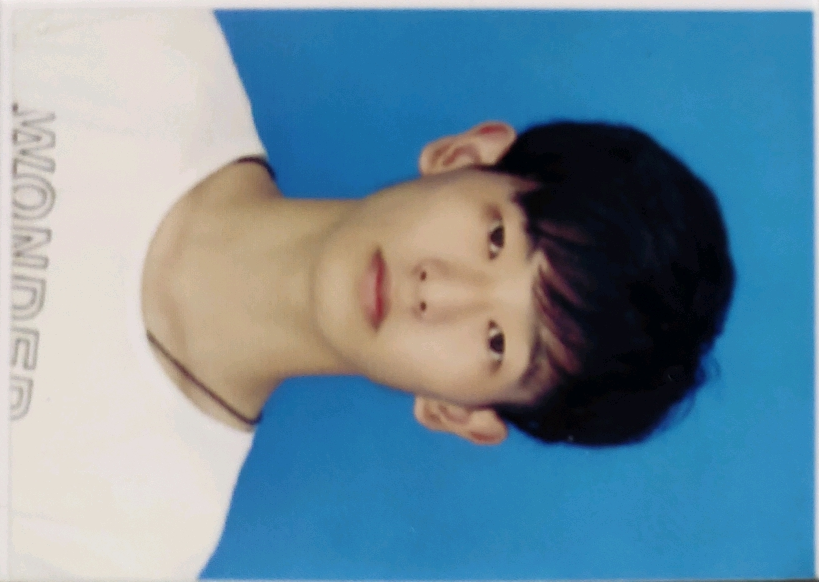
#> input picture zhoukang.jpg, 819 x 582 px
$ python 'special effect.py'
#> lines starting #> are read from the running program, lines starting #| are printed output that depends on the picture
import cv2
import numpy as np

img = cv2.imread('zhoukang.jpg')
#> img is the input picture: shape (582, 819, 3); mean B, G, R 157.4, 140.8, 111.3
lst = []


# [5 lines of commented-out code are left out]


def rotate_bound(image, degree):
    # grab the dimensions of the image and then determine the
    # center 获取图像的尺寸，然后确定中心
    h, w = image.shape[:2]
    cX, cY = w//2, h//2
    # grab the rotation matrix (applying the negative of the
    # angle to rotate clockwise), then grab the sine and cosine
    # (i.e., the rotation components of the matrix)
    # 获取旋转矩阵(应用的负的角度顺时针旋转)，然后抓取正弦和余弦
    # (即矩阵的旋转分量)
    M = cv2.getRotationMatrix2D((cX, cY), degree, 1.0)
    cos = np.abs(M[0, 0])
    sin = np.abs(M[0, 1])
    # compute the new bounding dimensions of the image（计算图像的新边界尺寸）
    nW = int((h * sin) + (w * cos))
    nH = int((h * cos) + (w * sin))
    # adjust the rotation matrix to take into account translation(调整旋转矩阵以考虑到平移
    M[0, 2] += (nW / 2) - cX
    M[1, 2] += (nH / 2) - cY
    image = cv2.warpAffine(image, M, (nW, nH))
    # perform the actual rotation and return the image执行实际的旋转并返回图像
    # M表示旋转矩阵，cv2.warpAffine(image, M, (nW, nH),borderValue=(255,255,255))表示旋转之后的图片,
    # borderValue=(255,255,255)表示旋转之后填充的颜色（255表示白色，不写默认是0是黑色）
    lst.append(image)
    return


for i in range(1, 361):
    rotate_bound(img, i)
#> this loop made 360 passes
#> pass 1, in rotate_bound, `image = cv2.warpAffine(image, M, (nW, nH))`:
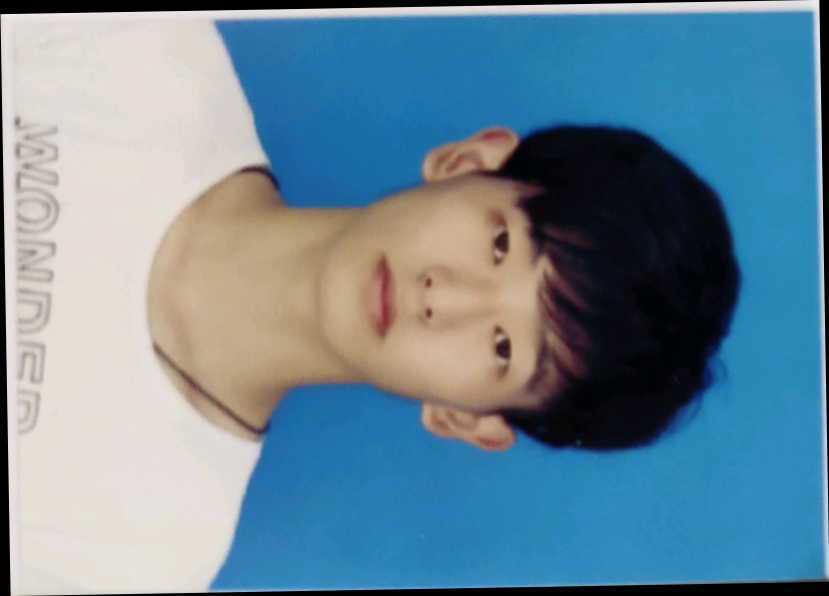
#> image: shape (596, 829, 3); mean of channels 0, 1, 2 151.8, 135.8, 107.4; drawn as B, G, R
#> pass 2, in rotate_bound (call 2), `image = cv2.warpAffine(image, M, (nW, nH))`:
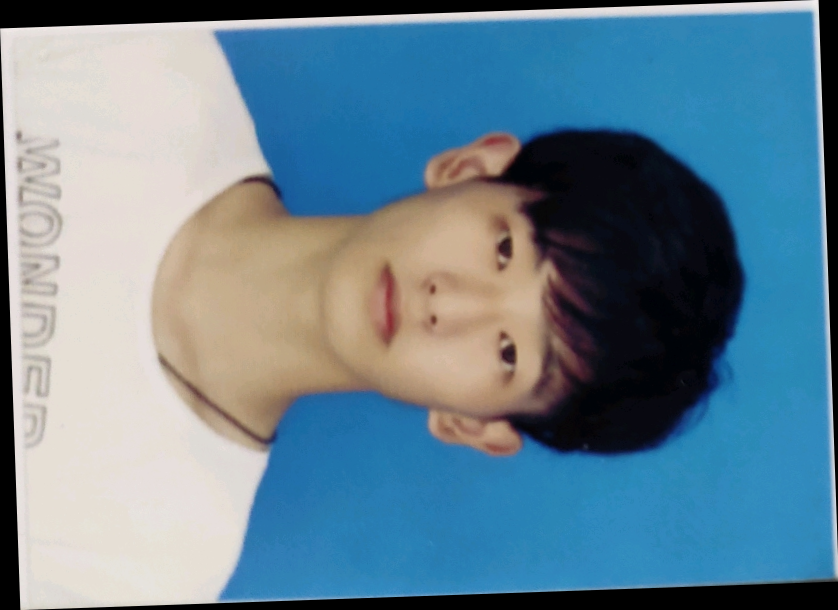
#> image: shape (610, 838, 3); mean of channels 0, 1, 2 146.8, 131.3, 103.8; drawn as B, G, R
#> pass 3, in rotate_bound (call 3), `image = cv2.warpAffine(image, M, (nW, nH))`:
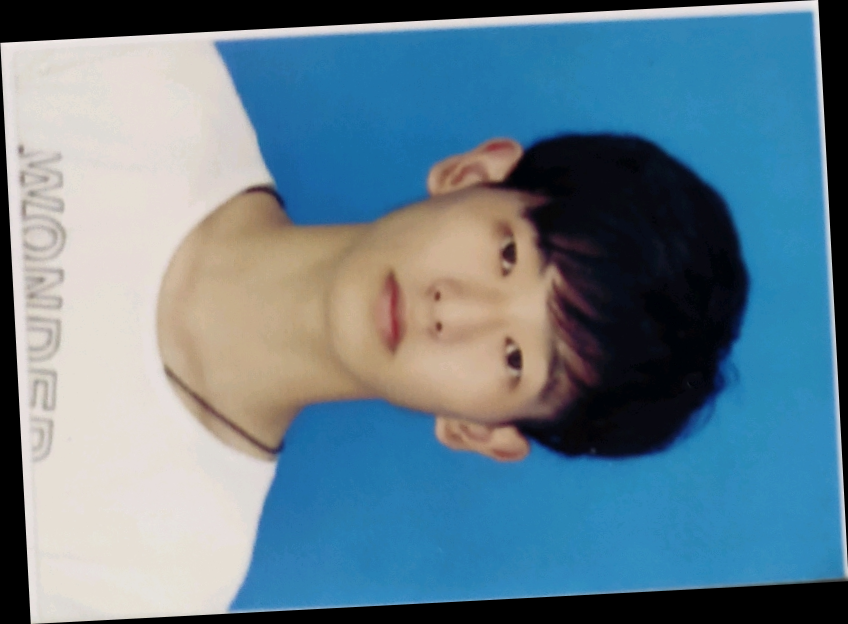
#> image: shape (624, 848, 3); mean of channels 0, 1, 2 141.8, 126.8, 100.2; drawn as B, G, R

video = cv2.VideoWriter('zhoukang.mp4', cv2.VideoWriter_fourcc('m', 'p', '4', 'v'), 60, (1920, 1080))

for i in range(1, 361):
    image = cv2.resize(lst[i-1], (int(i*3*16/9), i*3))
    top = 0
    bottom = 1080-image.shape[0]
    left = 1920-image.shape[1]
    right = 0
    image = cv2.copyMakeBorder(image, top, bottom, left, right, cv2.BORDER_CONSTANT, value=0)
    video.write(image)
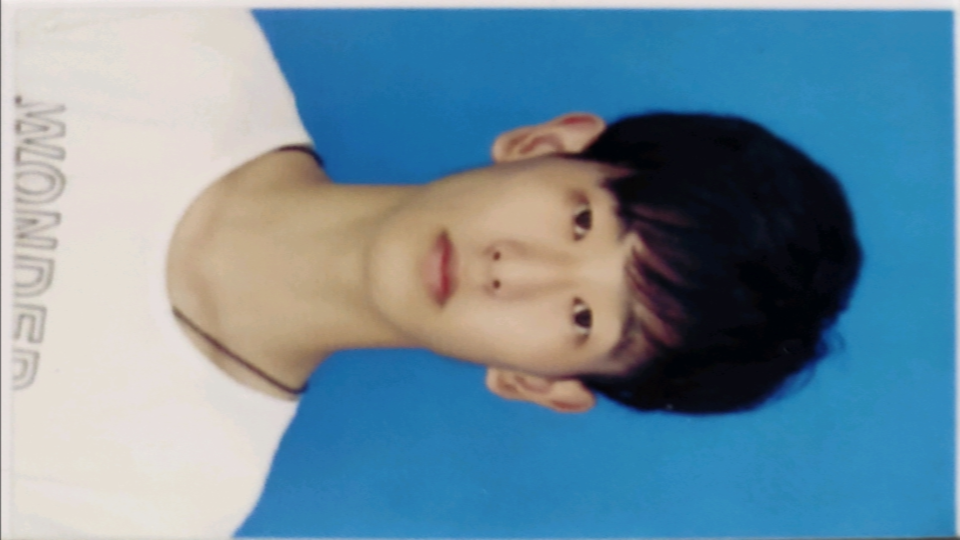
#> image: shape (1080, 1920, 3) (shown at 1/2 size); mean of channels 0, 1, 2 157.3, 140.7, 111.2; drawn as B, G, R
video.release()
cv2.destroyAllWindows()

$ run again, with 1.jpg copied over zhoukang.jpg
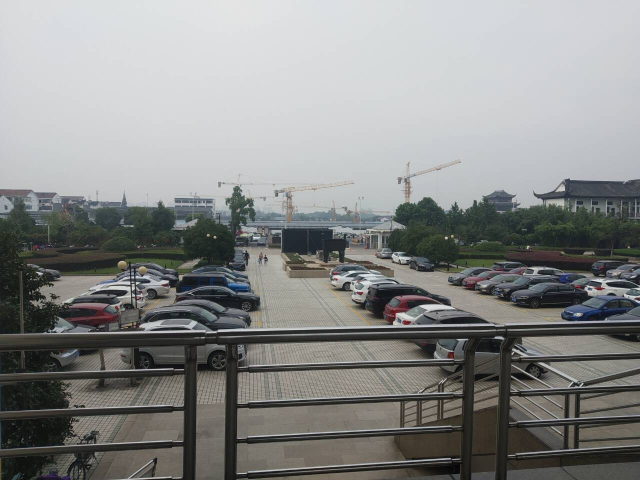
#> input picture 1.jpg, 1280 x 960 px (shown at 1/2 size)
#> img is the input picture: shape (960, 1280, 3); mean B, G, R 136.1, 137.3, 136.1
#> the loop `for i in range(1, 361):` made 360 passes
#> pass 1, in rotate_bound, `image = cv2.warpAffine(image, M, (nW, nH))`:
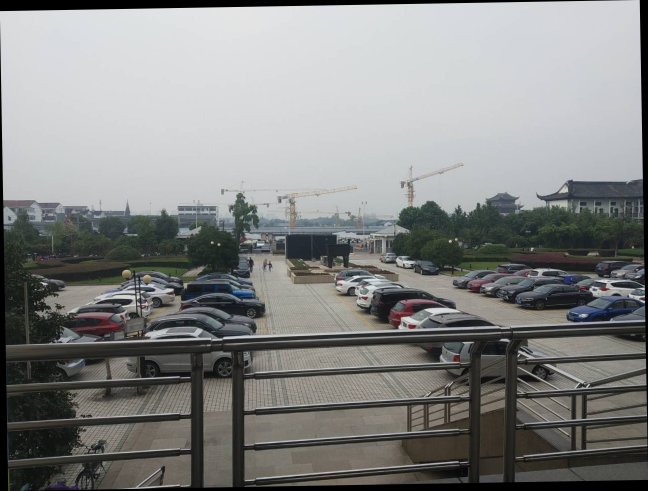
#> image: shape (982, 1296, 3) (shown at 1/2 size); mean of channels 0, 1, 2 131.4, 132.5, 131.4; drawn as B, G, R
#> after the loop `for i in range(1, 361):`:
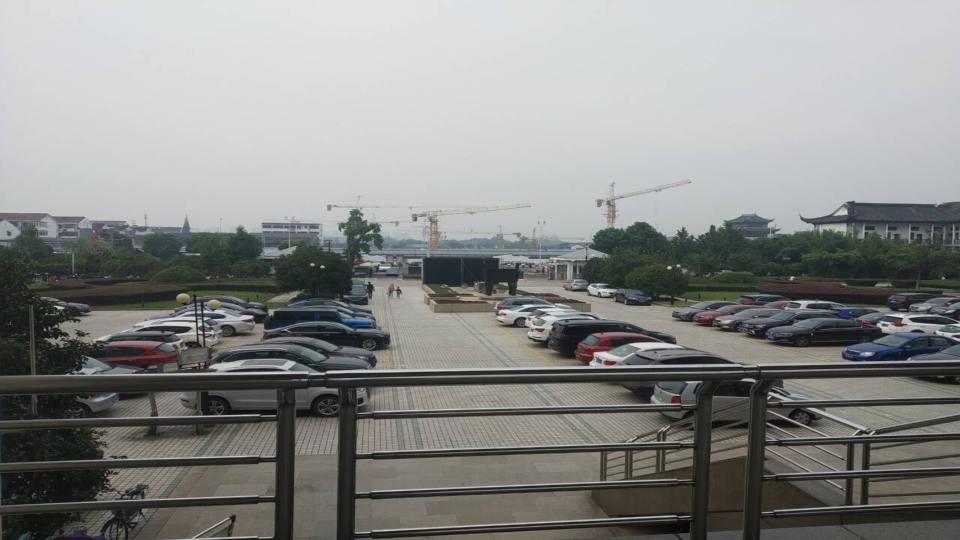
#> image: shape (1080, 1920, 3) (shown at 1/2 size); mean of channels 0, 1, 2 136.1, 137.2, 136.1; drawn as B, G, R

$ run again, with 2.jpg copied over zhoukang.jpg
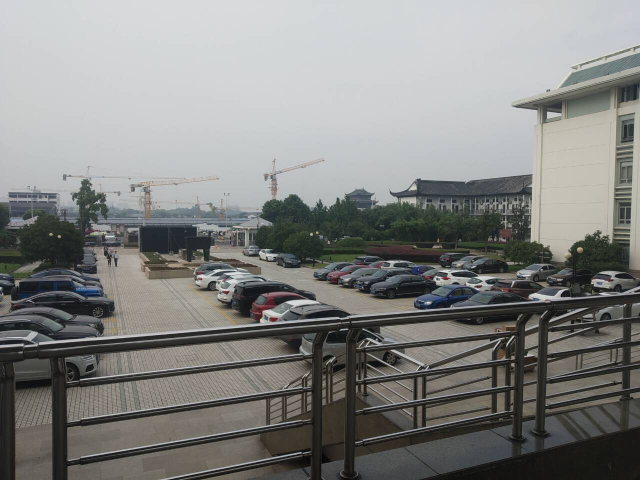
#> input picture 2.jpg, 1280 x 960 px (shown at 1/2 size)
#> img is the input picture: shape (960, 1280, 3); mean B, G, R 129.9, 131.9, 131.4
#> the loop `for i in range(1, 361):` made 360 passes
#> pass 1, in rotate_bound, `image = cv2.warpAffine(image, M, (nW, nH))`:
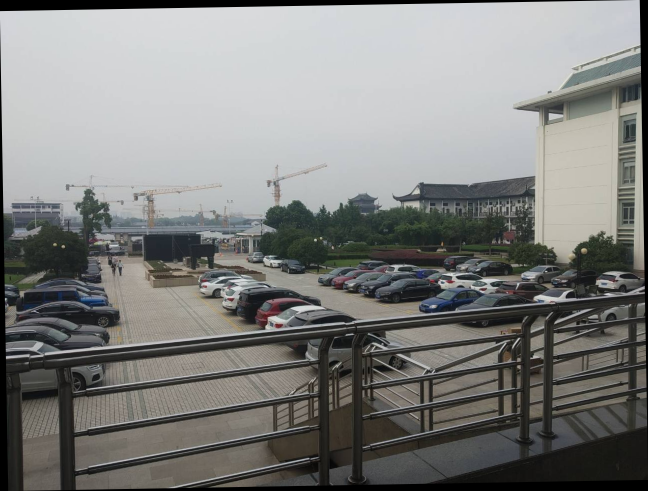
#> image: shape (982, 1296, 3) (shown at 1/2 size); mean of channels 0, 1, 2 125.4, 127.4, 126.8; drawn as B, G, R
#> after the loop `for i in range(1, 361):`:
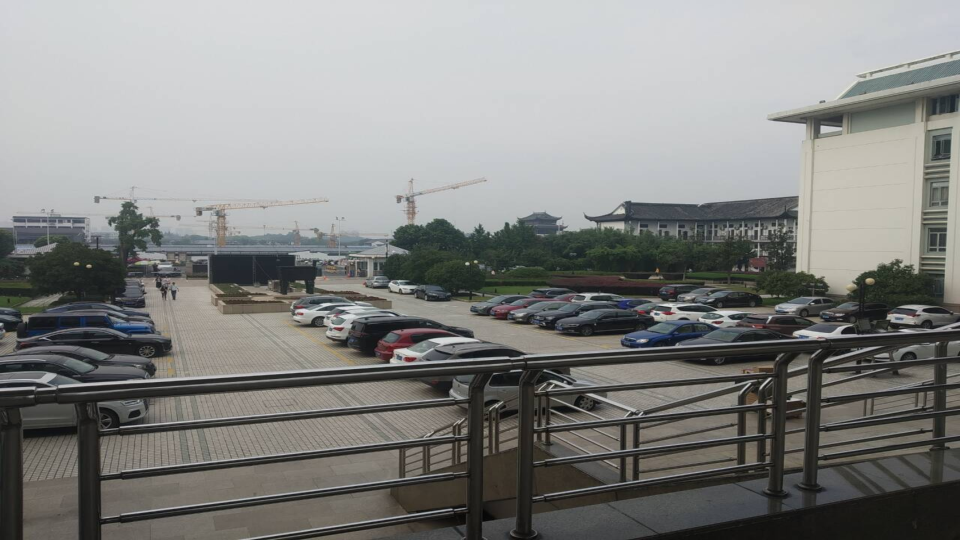
#> image: shape (1080, 1920, 3) (shown at 1/2 size); mean of channels 0, 1, 2 129.8, 131.9, 131.3; drawn as B, G, R
